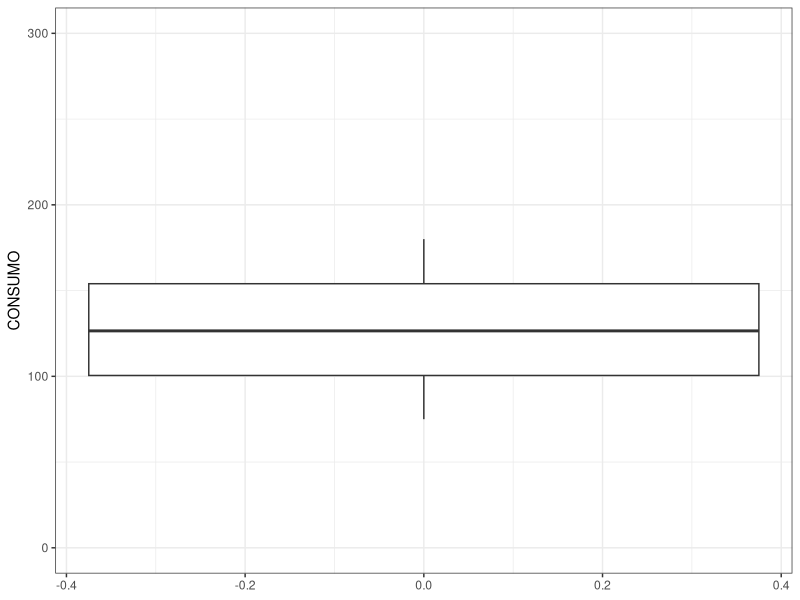
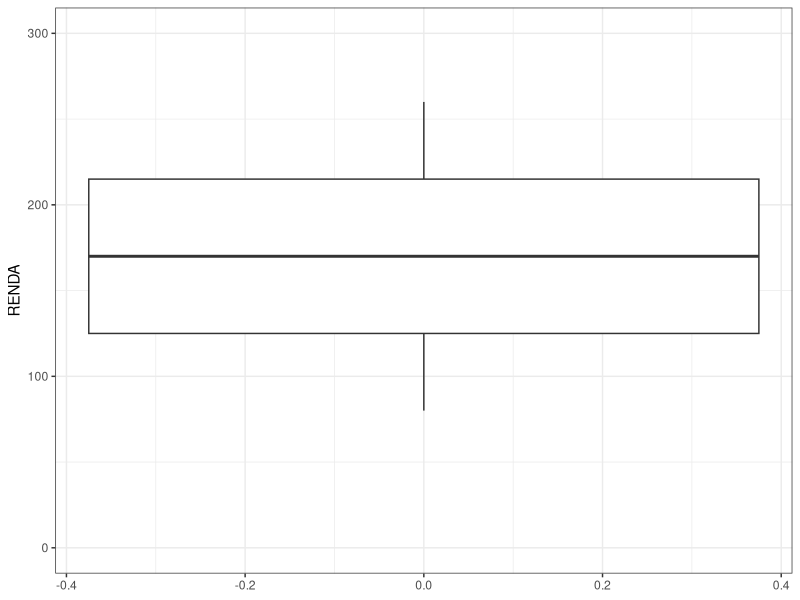
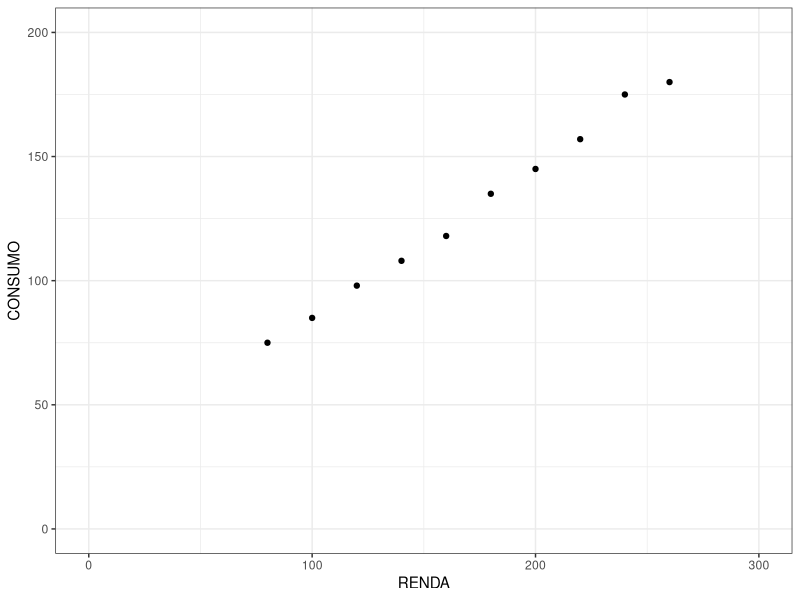
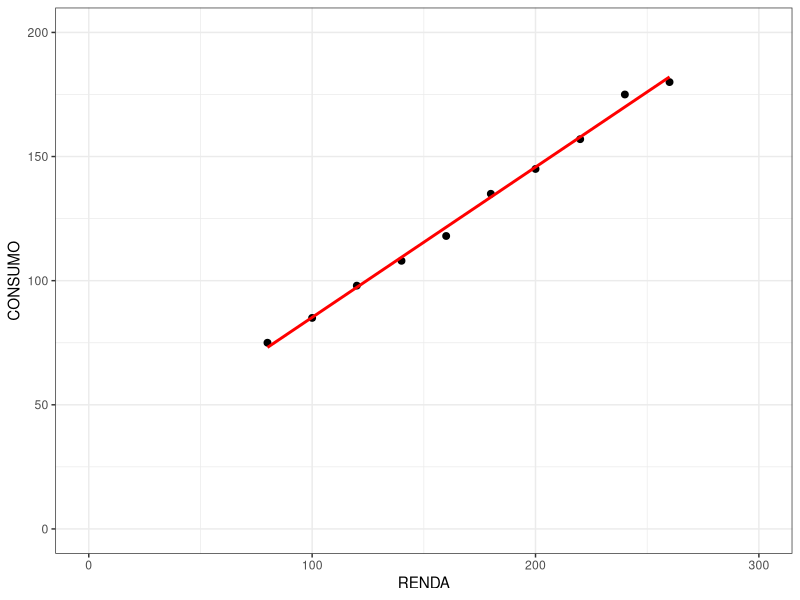
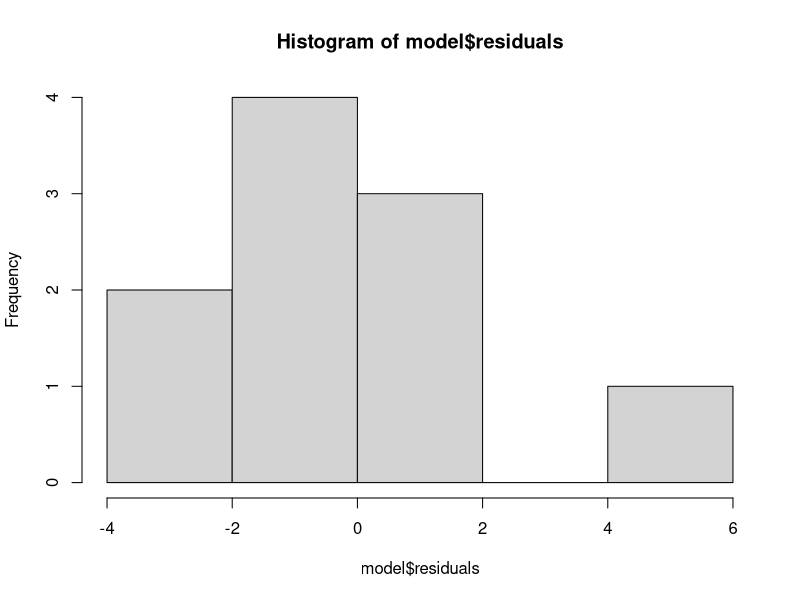
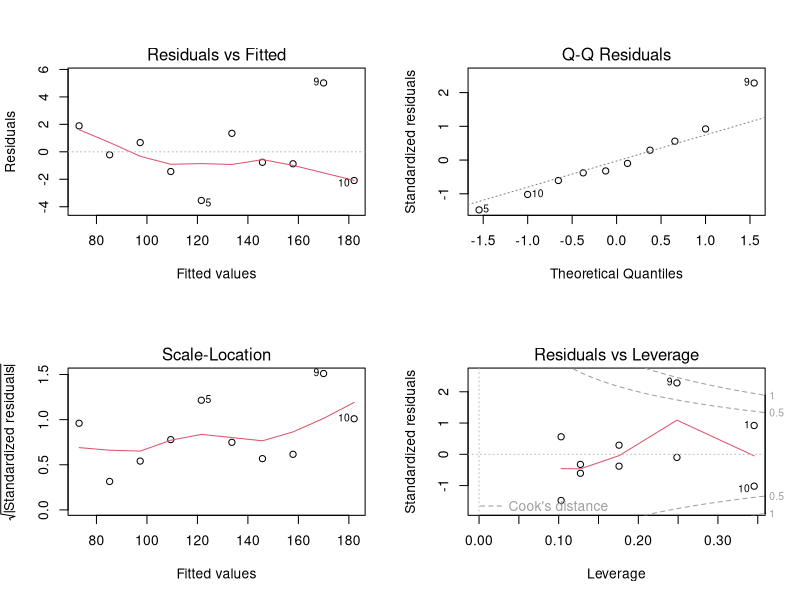
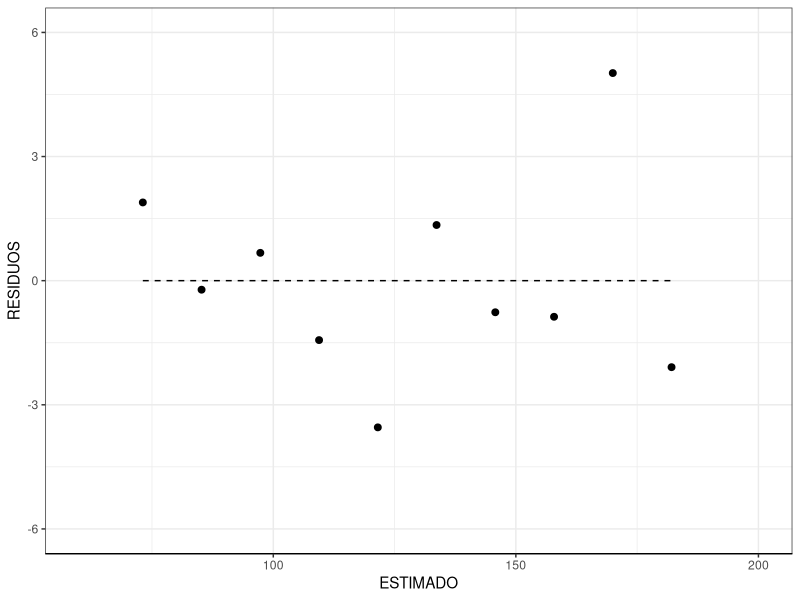

These figures' R source, in order:
library(ggplot2)
library(tseries)

# DATA
Y <- c(75,  85,  98, 108, 118, 135, 145, 157, 175, 180)
X <- c(80, 100, 120, 140, 160, 180, 200, 220, 240, 260)
df <- as.data.frame(cbind(Y, X))
colnames(df) <- c("CONSUMO", "RENDA")



# a) Faça a análise descritiva dos dados e interprete o teste Jarque-Bera (no Eviews).
###  ANÁLISE UNIDIMENSIONAL

# CONSUMO
mean(df$CONSUMO) # 127,6
median(df$CONSUMO) # 50% DAS OBSERVAÇÕES TÊM ATÉ 126,5 DE CONSUMO
ggplot(df, aes(y = CONSUMO)) + geom_boxplot() + theme_bw() +
  scale_y_continuous(limits = c(0, 300))

# RENDA
mean(df$RENDA) # 170
median(df$RENDA) # 50% DAS OBSERVAÇÕES TÊM ATÉ 170 DE CONSUMO
ggplot(df, aes(y = RENDA)) + geom_boxplot() + theme_bw() +
  scale_y_continuous(limits = c(0, 300))

### ANÁLISE BIDIMENSIONAL
cor(df$CONSUMO, df$RENDA) # HÁ CORRELAÇÃO ELEVADA ENTRE OS DADOS DE CONSUMO E RENDA
ggplot(df, aes(x = RENDA, y = CONSUMO)) + 
  geom_point() + 
  theme_bw() + 
  scale_y_continuous(limits = c(0, 200)) +
  scale_x_continuous(limits = c(0, 300))

### JARQUE-BERA - TESTE DE NORMALIDADE
jarque.bera.test(df$CONSUMO)
jarque.bera.test(df$RENDA)
# Ambos os testes apresentaram p-valor superior a 10%,
# o que nos leva a aceitar a hipótese nula de normalidade
# da distribuição tanto dos dados de consumo quanto de renda.



# b) Estime a função consumo (Y=consumo; X=renda).
model <- lm(df$CONSUMO ~ df$RENDA)

summary(model) 



# c) Interprete os parâmetros da equação obtida.

# a regressão entre os dados disponíveis estimou que,
# a cada unidade a mais de renda do indivíduo, seu consumo
# tende a aumentar 0,605 unidades. O intercepto apresentou
# um valor de 24,6, o que faz referência ao consumo autônomo:
# mesmo sem renda disponível, o indivíduo ainda apresentará
# algum nível de consumo.



# d) Faça a inferência estatística, ou seja, interprete os resultados para os testes "t" , R2 e F.

# O R2 é a medida que mostra quão bem uma variável explica
# outra (R2 = 1 - (Soma do quadrado dos resíduos)/(Soma dos quadrados totais)).
# Essa medida no modelo em questão mostrou que 99,6% da variação no consumo
# é explicada pela variação na renda.

# o teste t do modelo se mostrou significativo ao nível de 1%
# tanto para o intercepto quanto para o coeficiente de renda, 
# o que nos leva a rejeitar a hipótese nula de que não existe 
# relação entre as variáveis.

# O teste F também se mostrou significativo ao nível de 1%,
# indicando que a inclusão da variável independente no modelo
# proporciona melhor explicação do consumo do que utilizando
# somente a constante B0.



# e) Mostre o gráfico dos valores de Y (observados, estimados) e resíduos e interprete o mesmo.
ggplot(df, aes(x = RENDA, y = CONSUMO)) + 
  geom_point(size = 2) + geom_smooth(method = "lm", se = FALSE, col = "red", alpha = 0.6) +
  theme_bw() + 
  scale_y_continuous(limits = c(0, 200)) +
  scale_x_continuous(limits = c(0, 300))

hist(model$residuals)
par(mfrow = c(2,2))
plot(model)

df_model <- as.data.frame(cbind(model$fitted.values, model$residuals, 0))
colnames(df_model) <- c("ESTIMADO", "RESIDUOS", "AXIS")

ggplot(df_model, aes(x = ESTIMADO, y = RESIDUOS)) +
  geom_point(size = 2) +
  geom_line(aes(x = ESTIMADO, y = AXIS), linetype = 2) +
  theme_bw() +
  theme(axis.line.x = element_line(color = "black")) +
  scale_y_continuous(limits = c(-6, 6)) +
  scale_x_continuous(limits = c(60, 200)) 

# Os resíduos flutuam aleatoriamente em torno da origem,
# o que sugere ser razoável assumir uma relação linear
# entre as variáveis. Além disso, não fica explícita 
# uma alteração na variância nem é possível caracterizar
# algum dos resíduos como outlier.

summary(lm(df_model$RESIDUOS ~ df_model$ESTIMADO)) # relação entre resíduos e valores
                                                   # estimados não significativa
